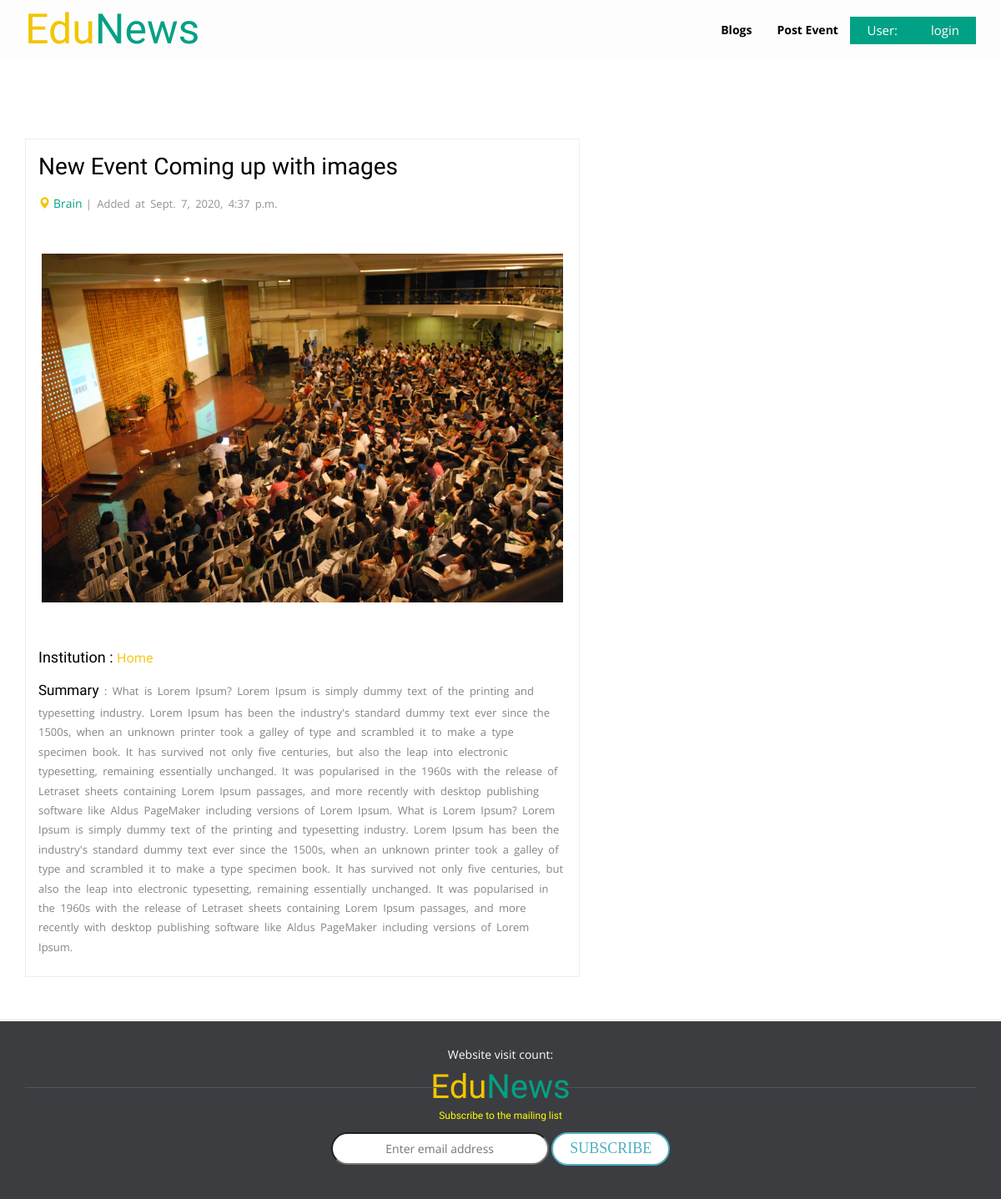
/news/new-event-coming-up-with-images, run on the app's committed database.
### news/models.py (models this page shows, shortened)
class News(models.Model):
    title           =   models.CharField(max_length=120)
    summary         =   models.TextField()
    image           =   models.ImageField(upload_to="Edu_News", height_field=None, width_field=None, max_length=None, blank=True)
    datess          =   models.CharField(max_length=120)
    linkss          =   models.CharField(max_length=120, default='notpresent')
    entry_date      =   models.DateTimeField(auto_now_add=True)
    institute_name  =   models.CharField(max_length=120)
    institute_city  =   models.CharField(max_length=120)
    slug            =   models.SlugField(blank=True, null=True)
    class Meta:
        verbose_name_plural = "news"
        ordering = ["-entry_date"]

### news/views.py (the view)
# urls.py: path("<slug:slug>", dynamic_lookup_view, name="news_detail"),
def dynamic_lookup_view(request, slug):
    obj = News.objects.get(slug=slug)
    context = {
        "object":obj
    }
    return render(request, 'news_detail.html', context)

### news/templates/news_detail.html (shortened to what this page needs)
{% extends 'base.html' %}
{% block body %}
	<div class="single-page main-grid-border">
		<div class="container">
			<div class="product-desc">
				<div class="col-md-7 product-view">
					<h2>{{object.title}}</h2>
					<p> <i class="glyphicon glyphicon-map-marker"></i><a href="#">{{object.institute_city}}</a>| Added at {{object.entry_date}}</p>
					<div class="flexslider">
						<ul class="slides">
							<img src="{{ object.image.url }}" />
						</ul>
					</div>
					<div class="product-details">
						<h4>Institution : <a href="#">{{object.institute_name}}</a></h4>
						<p><strong>Summary</strong> : {{object.summary}}</p>
					</div>
				</div>
			</div>
		</div>
	</div>
{% endblock %}

### templates/base.html (shortened to what this page needs)
{% load static %}
<!DOCTYPE html>
<html>
<head>
	<link rel="stylesheet" href="{% static 'css/bootstrap.min.css' %}">
	<link rel="stylesheet" href="{% static 'css/bootstrap-select.css' %}">
	<link href="{% static 'css/style.css' %}" rel="stylesheet" type="text/css" media="all" />
	<link rel="stylesheet" href="{% static 'css/flexslider.css' %}" type="text/css" media="screen" />
	<link rel="stylesheet" href="{% static 'css/font-awesome.min.css' %}" />
	<link href="{% static 'css/jquery.uls.css' %}" rel="stylesheet"/>
	<link href="{% static 'css/jquery.uls.grid.css' %}" rel="stylesheet"/>
	<link href="{% static 'css/jquery.uls.lcd.css' %}" rel="stylesheet"/>
    <link rel="stylesheet" href="https://unpkg.com/leaflet@1.7.1/dist/leaflet.css"/>
</head>
<body>
	<div class="header">
		<div class="container">
			<div class="logo">
				<a href="/news"><span>Edu</span>News</a>
			</div>
			<div class="header-right">
				<span class="active uls-trigger" style="color: black;!important"><a href="/" style="text-decoration: none!important; color: inherit;"><b>Blogs</b></a></span>
				<span class="active uls-trigger" style="color: black;!important"><a href="{% url 'post_event' %}" style="text-decoration: none!important; color: inherit;"><b>Post Event&nbsp;&nbsp;&nbsp;&nbsp;</b></a></span>
				<a class="account" href="/accounts/logout">User: {{user.username}}</a>
				{% if user.username == '' %}
					<a class="account" href="/accounts/login">login</a>
				{% else %}
					<a class="account" href="/accounts/logout">logout</a>
				{% endif %}
			</div>
		</div>
	</div>
			{% block body %}
			{% endblock body %}
	<footer>
		<div class="footer-bottom text-center">
		<center><font color="white">Website visit count: {{ page }}</font></center>
			<div class="container">
				<div class="footer-logo">
					<a href="/news"><span>Edu</span>News</a>
				</div>
				<div class="footer-email">
					<h6 class="ftr-hdr" style="color: yellow">Subscribe to the mailing list</h6>
					<div id="ftr-email" class="ftr-email-form">
						<form method="post">
							<input style="height: 39px; width: 261px; text-align: center; border-radius: 20px;" type="text" name="email_address_" id="ftrEmailInput" class="input" placeholder="Enter email address" />
							<input style="border-radius: 20px;!important" type="submit" class="button" value="SUBSCRIBE" />
						</form>
					</div>
				</div>
			</div>
		</div>
	</footer>
</body>
</html>

### static/css/flexslider.css (style rules this page uses)
.slides, .slides > li, .flex-control-nav, .flex-direction-nav { margin: 0; padding: 0; list-style: none; }
.flexslider { margin: 0; padding: 0; }
.flexslider .slides img { width: 100%; display: block; }
.flexslider .slides:after { content: "\0020"; display: block; clear: both; visibility: hidden; line-height: 0; height: 0; }
.flexslider { margin: 0 0 20px; background: #ffffff; border: 4px solid #ffffff; position: relative; zoom: 1; -webkit-border-radius: 4px; -moz-border-radius: 4px; border-radius: 4px; -webkit-box-shadow: '' 0 1px 4px rgba(0, 0, 0, 0.2); -moz-box-shadow: '' 0 1px 4px rgba(0, 0, 0, 0.2); -o-box-shadow: '' 0 1px 4px rgba(0, 0, 0, 0.2); box-shadow: '' 0 1px 4px rgba(0, 0, 0, 0.2); }
.flexslider .slides { zoom: 1; }
.flexslider .slides img { height: auto; width: 100%; margin: 5% auto; }

### data on the page
News: title "New Event Coming up with images", institute_city "Brain", entry_date "Sept. 7, 2020, 4:37 p.m.", image (picture), institute_name "Home", summary "What is Lorem Ipsum? Lorem Ipsum is simply dummy text of the printing and typesetting industry. Lorem Ipsum has been the industry's standard dummy text ever since the 1500s, when an unknown printer took a galley of type and scrambled it to make a type specimen book. It has survived not only five centuries, but also the leap into electronic typesetting, remaining essentially unchanged. It was popularised in the 1960s with the release of Letraset sheets containing Lorem Ipsum passages, and more recently with desktop publishing software like Aldus PageMaker including versions of Lorem Ipsum. What is Lorem Ipsum? Lorem Ipsum is simply dummy text of the printing and typesetting industry. Lorem…"
